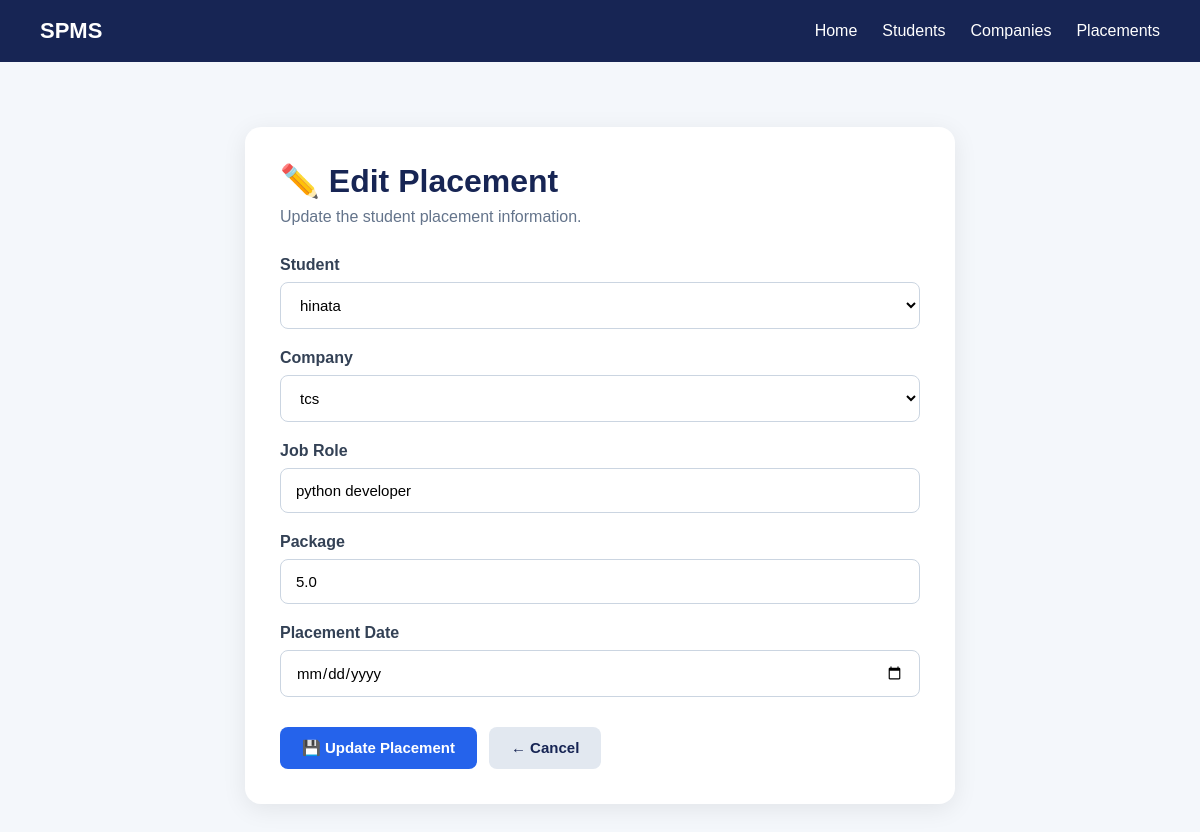
The app's page /placements/edit/2/ with its own data.
### core/models.py (models this page shows, shortened)
class Placement(models.Model):
    student = models.ForeignKey(
        Student,
        on_delete=models.CASCADE
    )
    company = models.ForeignKey(
        Company,
        on_delete=models.CASCADE
    )
    job_role = models.CharField(
        max_length=100
    )
    package = models.CharField(
        max_length=50
    )
    placement_date = models.DateField(
        null=True,
        blank=True
    )
    created_at = models.DateTimeField(
        auto_now_add=True
    )

class Student(models.Model):
    name = models.CharField(max_length=100)
    email = models.EmailField(unique=True)
    phone = models.CharField(max_length=15)
    department = models.CharField(max_length=100)
    cgpa = models.FloatField(default=0.0)
    skills = models.TextField(blank=True)
    placed = models.BooleanField(default=False)

class Company(models.Model):
    name = models.CharField(max_length=100)
    location = models.CharField(max_length=100, default="")
    role = models.CharField(max_length=100)
    package = models.FloatField(default=0.0)

### core/views.py (the view, shortened to what this page needs)
def edit_placement(request, id):
    placement = get_object_or_404(
        Placement,
        id=id
    )
    students = Student.objects.all()
    companies = Company.objects.all()
    return render(
        request,
        "edit_placement.html",
        {
            "placement": placement,
            "students": students,
            "companies": companies
        }
    )

### templates/edit_placement.html (shortened to what this page needs)
<!DOCTYPE html>
<html lang="en">
<head>
</head>
<body>
<nav class="navbar">
    <div class="logo">
        SPMS
    </div>
    <div class="nav-links">
        <a href="{% url 'home' %}">
            Home
        </a>
        <a href="{% url 'students' %}">
            Students
        </a>
        <a href="{% url 'companies' %}">
            Companies
        </a>
        <a href="{% url 'placements' %}">
            Placements
        </a>
    </div>
</nav>
<div class="container">
    <div class="card">
        <h1>
            ✏️ Edit Placement
        </h1>
        <p class="subtitle">
            Update the student placement information.
        </p>
        <form method="POST">
            <div class="form-group">
                <label>
                    Student
                </label>
                <select name="student" required>
                    {% for student in students %}
                    <option
                        value="{{ student.id }}"
                        {% if student.id == placement.student.id %}
                            selected
                        {% endif %}>
                        {{ student.name }}
                    </option>
                    {% endfor %}
                </select>
            </div>
            <div class="form-group">
                <label>
                    Company
                </label>
                <select name="company" required>
                    {% for company in companies %}
                    <option
                        value="{{ company.id }}"
                        {% if company.id == placement.company.id %}
                            selected
                        {% endif %}>
                        {{ company.name }}
                    </option>
                    {% endfor %}
                </select>
            </div>
            <div class="form-group">
                <label>
                    Job Role
                </label>
                <input
                    type="text"
                    name="job_role"
                    value="{{ placement.job_role }}"
                    required>
            </div>
            <div class="form-group">
                <label>
                    Package
                </label>
                <input
                    type="text"
                    name="package"
                    value="{{ placement.package }}"
                    required>
            </div>
            <div class="form-group">
                <label>
                    Placement Date
                </label>
                <input
                    type="date"
                    name="placement_date"
                    value="{{ placement.placement_date|date:'Y-m-d' }}">
            </div>
            <div class="buttons">
                <button type="submit">
                    💾 Update Placement
                </button>
                <a
                    href="{% url 'placements' %}"
                    class="cancel-btn">
                    ← Cancel
                </a>
            </div>
        </form>
    </div>
</div>
</body>
</html>

### templates/edit_placement.html (style rules this page uses)
* { box-sizing: border-box; margin: 0; padding: 0; font-family: Arial, sans-serif; }
body { background: #f4f7fb; min-height: 100vh; }
.navbar { background: #172554; color: white; padding: 18px 40px; display: flex; justify-content: space-between; align-items: center; }
.logo { font-size: 22px; font-weight: bold; }
.nav-links { display: flex; gap: 25px; }
.nav-links a { color: white; text-decoration: none; }
.container { max-width: 750px; margin: 45px auto; padding: 20px; }
.card { background: white; padding: 35px; border-radius: 16px; box-shadow: 0 5px 25px rgba(0,0,0,0.08); }
h1 { color: #172554; margin-bottom: 8px; }
.subtitle { color: #64748b; margin-bottom: 30px; }
.form-group { margin-bottom: 20px; }
label { display: block; margin-bottom: 8px; color: #334155; font-weight: bold; }
input, select { width: 100%; padding: 13px 15px; border: 1px solid #cbd5e1; border-radius: 8px; font-size: 15px; outline: none; background: white; }
.buttons { display: flex; gap: 12px; margin-top: 30px; }
button, .cancel-btn { padding: 12px 22px; border-radius: 8px; font-size: 15px; font-weight: bold; cursor: pointer; text-decoration: none; }
button { border: none; background: #2563eb; color: white; }
.cancel-btn { background: #e2e8f0; color: #172554; }

### records on screen
Placement: student "hinata", company "tcs", job_role "python developer", package "5.0"
